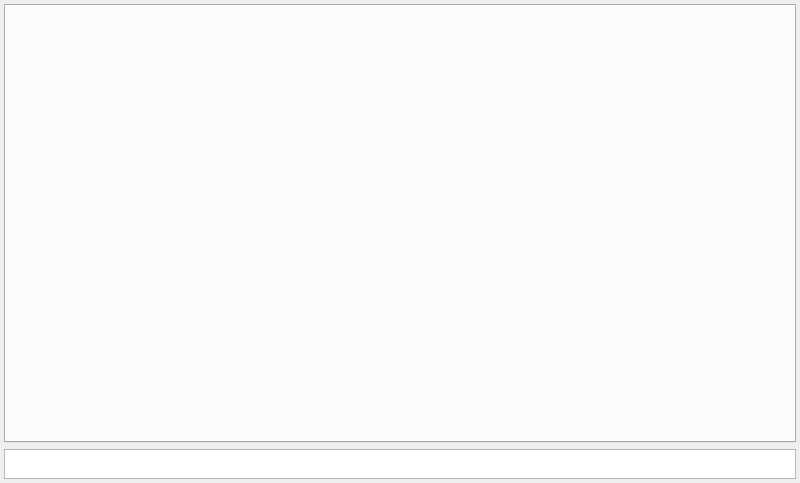
<?xml version="1.0" encoding="UTF-8"?>
<ui version="4.0">
 <class>MainWindow</class>
 <widget class="QMainWindow" name="MainWindow">
  <property name="geometry">
   <rect>
    <x>0</x>
    <y>0</y>
    <width>800</width>
    <height>483</height>
   </rect>
  </property>
  <property name="windowTitle">
   <string>Trolley Tester</string>
  </property>
  <widget class="QWidget" name="centralwidget">
   <layout class="QVBoxLayout" name="verticalLayout" stretch="5,1">
    <property name="margin">
     <number>4</number>
    </property>
    <item>
     <widget class="QTabWidget" name="tabWidget">
      <property name="styleSheet">
       <string notr="true"/>
      </property>
      <property name="currentIndex">
       <number>-1</number>
      </property>
     </widget>
    </item>
    <item>
     <widget class="QPlainTextEdit" name="logView">
      <property name="enabled">
       <bool>true</bool>
      </property>
      <property name="maximumSize">
       <size>
        <width>16777215</width>
        <height>30</height>
       </size>
      </property>
      <property name="font">
       <font>
        <pointsize>8</pointsize>
       </font>
      </property>
      <property name="readOnly">
       <bool>true</bool>
      </property>
      <property name="textInteractionFlags">
       <set>Qt::NoTextInteraction</set>
      </property>
      <property name="centerOnScroll">
       <bool>true</bool>
      </property>
     </widget>
    </item>
   </layout>
  </widget>
 </widget>
 <resources/>
 <connections/>
</ui>
